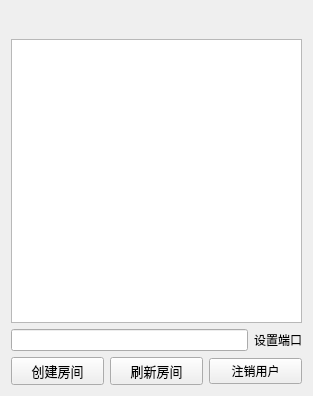
<?xml version="1.0" encoding="UTF-8"?>
<ui version="4.0">
 <class>HallWidget</class>
 <widget class="QWidget" name="HallWidget">
  <property name="geometry">
   <rect>
    <x>0</x>
    <y>0</y>
    <width>313</width>
    <height>396</height>
   </rect>
  </property>
  <property name="windowTitle">
   <string>大厅</string>
  </property>
  <property name="styleSheet">
   <string notr="true"/>
  </property>
  <layout class="QGridLayout" name="gridLayout">
   <item row="0" column="0">
    <layout class="QVBoxLayout" name="verticalLayout">
     <item>
      <layout class="QHBoxLayout" name="horizontalLayout">
       <item>
        <widget class="QLabel" name="label_2">
         <property name="font">
          <font>
           <family>Agency FB</family>
           <pointsize>12</pointsize>
          </font>
         </property>
         <property name="text">
          <string/>
         </property>
        </widget>
       </item>
       <item>
        <widget class="QLabel" name="lbUsername">
         <property name="maximumSize">
          <size>
           <width>80</width>
           <height>16777215</height>
          </size>
         </property>
         <property name="font">
          <font>
           <family>Agency FB</family>
           <pointsize>10</pointsize>
          </font>
         </property>
         <property name="text">
          <string/>
         </property>
        </widget>
       </item>
       <item>
        <widget class="QLabel" name="label_3">
         <property name="font">
          <font>
           <family>Agency FB</family>
           <pointsize>12</pointsize>
          </font>
         </property>
         <property name="text">
          <string/>
         </property>
        </widget>
       </item>
      </layout>
     </item>
     <item>
      <widget class="QListWidget" name="lwRoomList"/>
     </item>
     <item>
      <layout class="QHBoxLayout" name="horizontalLayout_3">
       <item>
        <widget class="QLineEdit" name="lePort">
         <property name="text">
          <string/>
         </property>
        </widget>
       </item>
       <item>
        <widget class="QLabel" name="lbPort">
         <property name="text">
          <string>设置端口</string>
         </property>
        </widget>
       </item>
      </layout>
     </item>
     <item>
      <layout class="QHBoxLayout" name="horizontalLayout_2">
       <item>
        <widget class="QPushButton" name="btnCreateRoom">
         <property name="font">
          <font>
           <family>Agency FB</family>
           <pointsize>10</pointsize>
          </font>
         </property>
         <property name="text">
          <string>创建房间</string>
         </property>
        </widget>
       </item>
       <item>
        <widget class="QPushButton" name="btnFlushRoom">
         <property name="font">
          <font>
           <family>Agency FB</family>
           <pointsize>10</pointsize>
          </font>
         </property>
         <property name="text">
          <string>刷新房间</string>
         </property>
        </widget>
       </item>
       <item>
        <widget class="QPushButton" name="btnLogout">
         <property name="text">
          <string>注销用户</string>
         </property>
        </widget>
       </item>
      </layout>
     </item>
    </layout>
   </item>
  </layout>
 </widget>
 <resources/>
 <connections/>
</ui>
